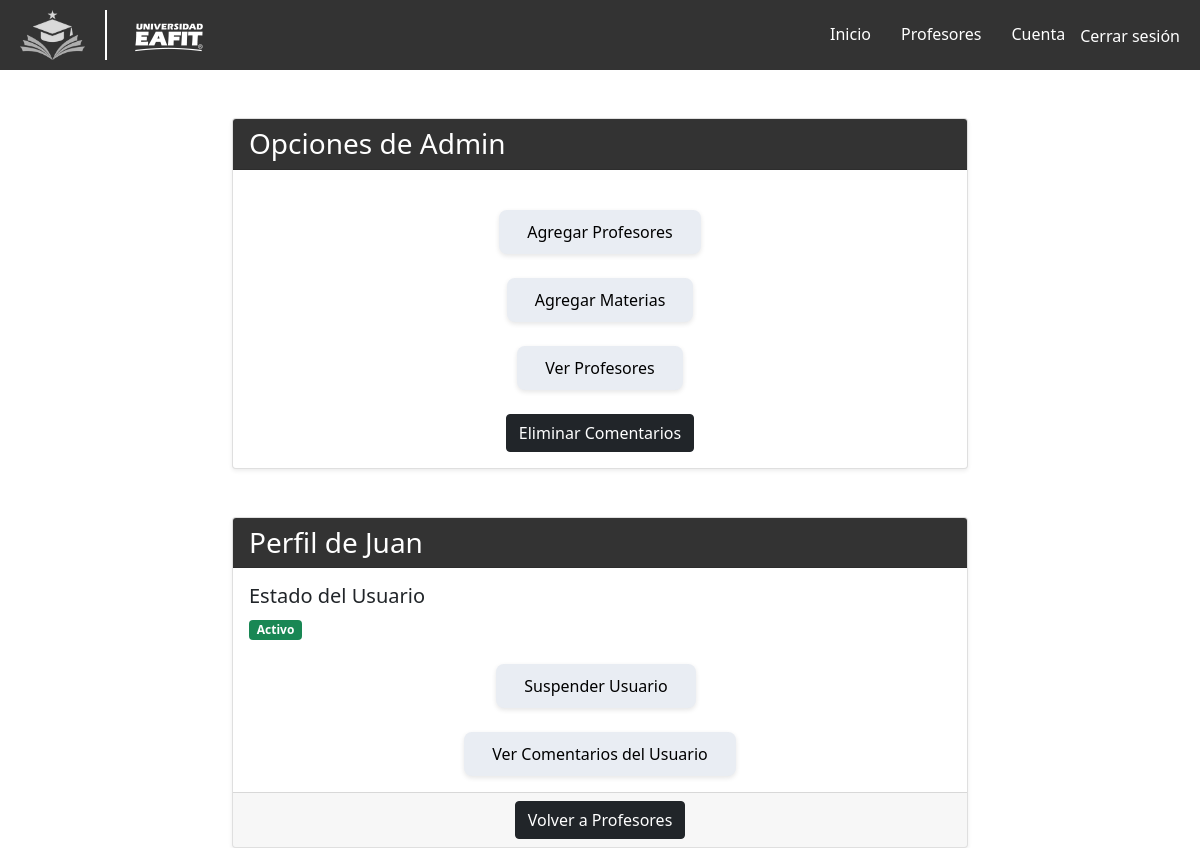
The app's page /profile/8/ (signed in), older data.
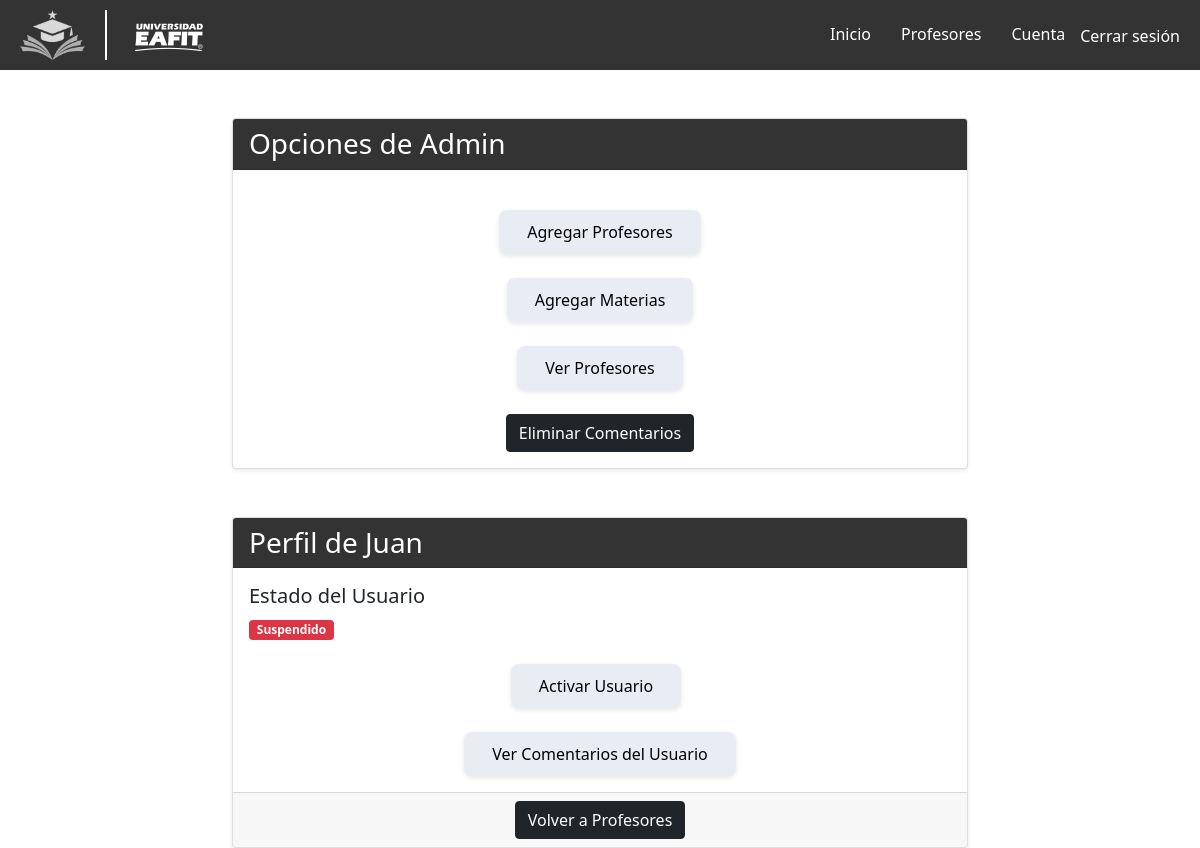
The same page, newer data.
### account/views.py (the view, shortened to what this page needs)
# urls.py: path('profile/<int:user_id>/', accountViews.user_profile, name='user_profile'),
@login_required
def user_profile(request, user_id):
    usuario = get_object_or_404(User, id=user_id)
    user_profile = get_object_or_404(UserProfile, user__id=user_id)
    is_admin = request.user.is_superuser  # Verificar si el usuario actual es admin
    return render(request, 'cuenta/user_profile.html', {
        'user_profile': user_profile,
        'is_admin': is_admin,
        'usuario': usuario,
    })

### account/templates/cuenta/user_profile.html (shortened to what this page needs)
{% extends "base_generic.html" %}
{% block content %}
<link href="https://cdn.jsdelivr.net/npm/bootstrap@5.1.3/dist/css/bootstrap.min.css" rel="stylesheet">
{% if is_admin %}
<div class="container mt-5">
    <div class="row justify-content-center">
        <div class="col-md-8">
            <div class="card shadow-sm">
                <div class="card-header text-white" style="background-color: #333;">
                    <h3 class="mb-0">Opciones de Admin</h3>
                </div>
                <div class="card-body">
                    <div class="d-flex justify-content-center mt-4">
                        <a href="{% url 'agregar_profesor' %}" class="btn custom-gray-button">
                            Agregar Profesores
                        </a>
                    </div>
                    <div class="d-flex justify-content-center mt-4">
                        <a href="{% url 'agregar_materia' %}" class="btn custom-gray-button">
                            Agregar Materias
                        </a>
                    </div>
                    <div class="d-flex justify-content-center mt-4">
                        <a href="{% url 'manage_profesor' %}" class="btn custom-gray-button">
                            Ver Profesores
                        </a>
                    </div>
                    <div class="d-flex justify-content-center mt-4">
                        <a href="{% url 'manage_reviews' %}" class="btn btn-dark">
                            Eliminar Comentarios
                        </a>
                    </div>
                </div>
            </div>
        </div>
    </div>
</div>
{% endif %}
<div class="container mt-5">
    <div class="row justify-content-center">
        <div class="col-md-8">
            <div class="card shadow-sm">
                <div class="card-header text-white" style="background-color: #333;">
                    <h3 class="mb-0">Perfil de {{ user_profile.user.username }}</h3>
                </div>
                <div class="card-body">
                    <div class="mb-4">
                        <h5 class="card-title">Estado del Usuario</h5>
                        {% if user_profile.is_suspended %}
                        <span class="badge bg-danger">Suspendido</span>
                        {% else %}
                        <span class="badge bg-success">Activo</span>
                        {% endif %}
                    </div>
                    {% if is_admin %}
                    <div class="d-flex justify-content-center">
                        <form method="post" class="d-inline">
                            {% if user_profile.is_suspended %}
                            <button type="submit" name="activate" class="btn custom-gray-button me-2">
                                Activar Usuario
                            </button>
                            {% else %}
                            <button type="submit" name="suspend" class="btn custom-gray-button me-2">
                                Suspender Usuario
                            </button>
                            {% endif %}
                        </form>
                    </div>
                    {% endif %}
                    <div class="d-flex justify-content-center mt-4">
                        <a href="{% url 'mis_comentarios' usuario.id %}" class="btn custom-gray-button">
                            Ver Comentarios del Usuario
                        </a>
                    </div>
                </div>
                <div class="card-footer text-center">
                    <a href="{% url 'lista_profesores' %}" class="btn btn-dark">Volver a Profesores</a>
                </div>
            </div>
        </div>
    </div>
</div>
{% endblock %}

Row changes from the older to the newer data that the page shows:
changed UserProfile "Juan": is_suspended False → True (drawn)
Text that changed along with them:
text no longer shown: "Activo Suspender Usuario"
text now shown: "Suspendido Activar Usuario"
